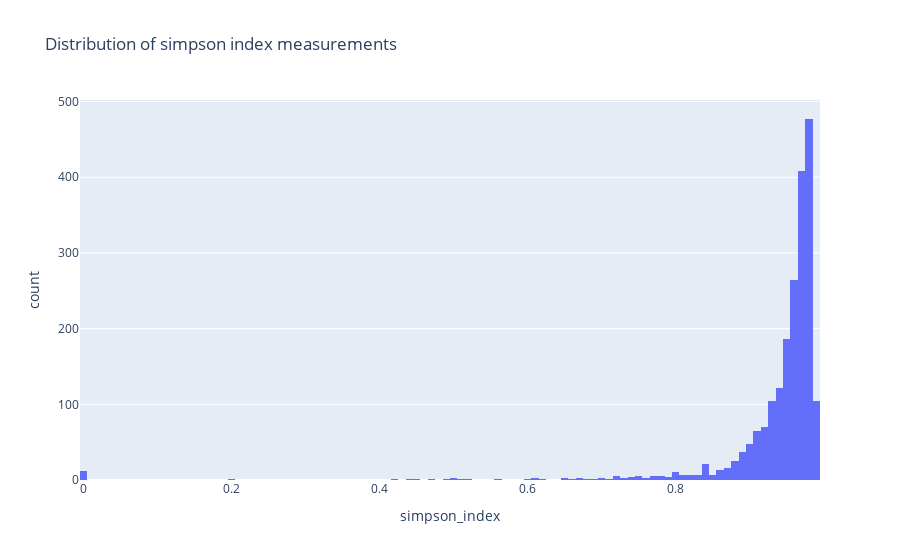

The notebook cell this image was saved under:
### Code cell
simpson_indices = generate_simpson_frame(actual_dist)

fig = px.histogram(simpson_indices, x="simpson_index", title = "Distribution of simpson index measurements")
fig.show()

### Figure 1 — Plotly figure (JSON) as saved in the notebook; plotly's stock layout.template omitted (floating-point values rounded to 4 significant figures; data arrays with more than 128 entries replaced by an {"elided": "..."} marker saying what was removed)
{"data": [{"alignmentgroup": "True", "bingroup": "x", "hovertemplate": "simpson_index=%{x}<br>count=%{y}<extra></extra>", "legendgroup": "", "marker": {"color": "#636efa", "pattern": {"shape": ""}}, "name": "", "offsetgroup": "", "orientation": "v", "showlegend": false, "type": "histogram", "x": {"elided": "2068 float values"}, "xaxis": "x", "yaxis": "y"}], "layout": {"barmode": "relative", "legend": {"tracegroupgap": 0}, "title": {"text": "Distribution of simpson index measurements"}, "xaxis": {"anchor": "y", "domain": [0, 1], "title": {"text": "simpson_index"}}, "yaxis": {"anchor": "x", "domain": [0, 1], "title": {"text": "count"}}}}
